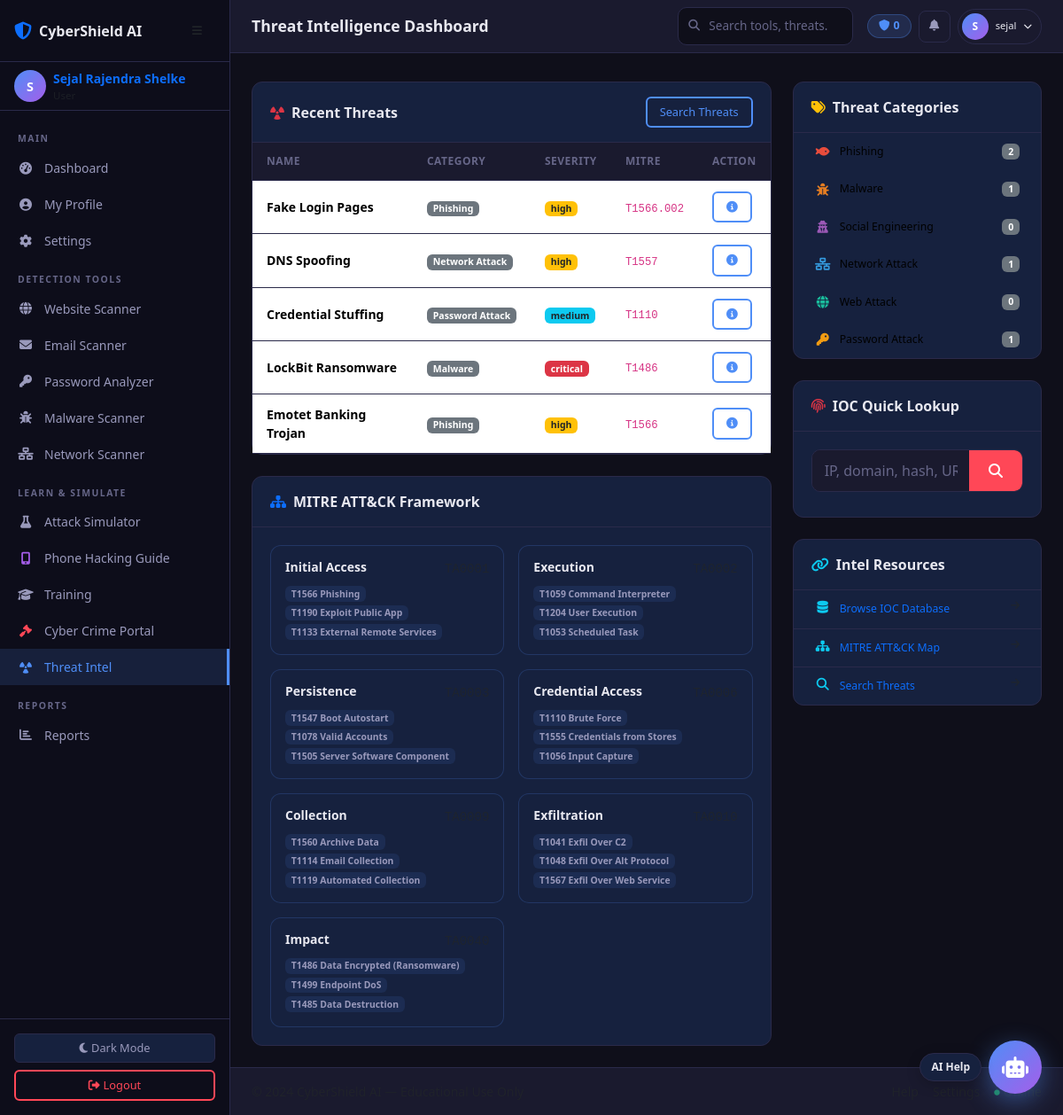
The app's page /threat/ (signed in) with its own data.
### models/user.py (models this page shows, shortened)
class User(UserMixin, db.Model):
    __tablename__ = 'users'
    id = db.Column(db.Integer, primary_key=True)
    username = db.Column(db.String(80), unique=True, nullable=False, index=True)
    email = db.Column(db.String(120), unique=True, nullable=False, index=True)
    full_name = db.Column(db.String(150))
    password_hash = db.Column(db.String(256), nullable=False)
    role_id = db.Column(db.Integer, db.ForeignKey('roles.id'), nullable=False)
    is_active = db.Column(db.Boolean, default=True)
    is_verified = db.Column(db.Boolean, default=False)
    otp_secret = db.Column(db.String(32))
    otp_expiry = db.Column(db.DateTime)
    avatar = db.Column(db.String(200), default='default_avatar.png')
    bio = db.Column(db.Text)
    created_at = db.Column(db.DateTime, default=datetime.utcnow)
    last_login = db.Column(db.DateTime)
    login_count = db.Column(db.Integer, default=0)
    cyber_score = db.Column(db.Integer, default=0)
    training_progress = db.Column(db.Integer, default=0)
    scan_history = db.relationship('ScanHistory', backref='user', lazy='dynamic', cascade='all, delete-orphan')
    audit_logs = db.relationship('AuditLog', backref='user', lazy='dynamic', cascade='all, delete-orphan')
    quiz_results = db.relationship('QuizResult', backref='user', lazy='dynamic', cascade='all, delete-orphan')
    certificates = db.relationship('Certificate', backref='user', lazy='dynamic', cascade='all, delete-orphan')
    def is_admin(self):
        return self.role.name == 'admin'

### models/threat.py (models this page shows, shortened)
class Threat(db.Model):
    __tablename__ = 'threats'
    id = db.Column(db.Integer, primary_key=True)
    category_id = db.Column(db.Integer, db.ForeignKey('threat_categories.id'))
    name = db.Column(db.String(200), nullable=False)
    description = db.Column(db.Text)
    severity = db.Column(db.String(20))  # low, medium, high, critical
    mitre_technique = db.Column(db.String(50))
    mitre_tactic = db.Column(db.String(100))
    ioc_type = db.Column(db.String(50))
    ioc_value = db.Column(db.Text)
    source = db.Column(db.String(200))
    is_active = db.Column(db.Boolean, default=True)
    created_at = db.Column(db.DateTime, default=datetime.utcnow)
    updated_at = db.Column(db.DateTime, default=datetime.utcnow, onupdate=datetime.utcnow)

class ThreatCategory(db.Model):
    __tablename__ = 'threat_categories'
    id = db.Column(db.Integer, primary_key=True)
    name = db.Column(db.String(100), unique=True, nullable=False)
    description = db.Column(db.Text)
    icon = db.Column(db.String(50))
    color = db.Column(db.String(20))
    threats = db.relationship('Threat', backref='category', lazy='dynamic')

### routes/threat.py (the view)
@threat_bp.route('/')
@login_required
def index():
    categories = ThreatCategory.query.all()
    recent_threats = Threat.query.filter_by(is_active=True).order_by(Threat.created_at.desc()).limit(10).all()
    return render_template('threat/index.html', categories=categories, recent_threats=recent_threats, mitre_tactics=MITRE_TACTICS)

### templates/threat/index.html (shortened to what this page needs)
{% extends 'base.html' %}
{% block page_title %}Threat Intelligence Dashboard{% endblock %}
{% block content %}
<div class="row g-4">
  <div class="col-xl-8">
    <div class="card mb-4">
      <div class="card-header d-flex justify-content-between align-items-center">
        <span><i class="fas fa-radiation me-2 text-danger"></i>Recent Threats</span>
        <a href="{{ url_for('threat.search') }}" class="btn btn-sm btn-outline-primary">Search Threats</a>
      </div>
      <div class="card-body p-0">
        <div class="table-responsive">
          <table class="table mb-0">
            <thead><tr><th>Name</th><th>Category</th><th>Severity</th><th>MITRE</th><th>Action</th></tr></thead>
            <tbody>
              {% for threat in recent_threats %}
              <tr>
                <td class="fw-semibold small">{{ threat.name }}</td>
                <td><span class="badge bg-secondary">{{ threat.category.name if threat.category else '-' }}</span></td>
                <td>
                  <span class="badge {% if threat.severity == 'critical' %}bg-danger{% elif threat.severity == 'high' %}bg-warning text-dark{% elif threat.severity == 'medium' %}bg-info text-dark{% else %}bg-secondary{% endif %}">
                    {{ threat.severity or 'unknown' }}
                  </span>
                </td>
                <td><code class="small">{{ threat.mitre_technique or '-' }}</code></td>
                <td>
                  <a href="{{ url_for('threat.explain', threat_type=threat.name) }}" class="btn btn-sm btn-outline-primary">
                    <i class="fas fa-info-circle"></i>
                  </a>
                </td>
              </tr>
              {% else %}
              <tr><td colspan="5" class="text-center text-muted py-4">No threats in database yet.</td></tr>
              {% endfor %}
            </tbody>
          </table>
        </div>
      </div>
    </div>
    <div class="card">
      <div class="card-header"><i class="fas fa-sitemap me-2 text-primary"></i>MITRE ATT&CK Framework</div>
      <div class="card-body">
        <div class="row g-3">
          {% for tactic in mitre_tactics %}
          <div class="col-md-6">
            <div class="card" style="border-color:rgba(79,142,247,0.2)">
              <div class="card-body p-3">
                <div class="d-flex justify-content-between align-items-start mb-2">
                  <h6 class="fw-bold mb-0 small">{{ tactic.name }}</h6>
                  <code class="small text-muted">{{ tactic.id }}</code>
                </div>
                <div class="d-flex flex-wrap gap-1">
                  {% for tech in tactic.techniques %}
                  <span class="badge" style="background:rgba(79,142,247,0.1);color:var(--text-secondary);font-size:0.65rem">{{ tech }}</span>
                  {% endfor %}
                </div>
              </div>
            </div>
          </div>
          {% endfor %}
        </div>
      </div>
    </div>
  </div>
  <div class="col-xl-4">
    <div class="card mb-4">
      <div class="card-header"><i class="fas fa-tags me-2 text-warning"></i>Threat Categories</div>
      <div class="card-body p-0">
        {% for cat in categories %}
        <button type="button"
          class="check-item px-4 w-100 border-0 bg-transparent text-start category-btn"
          style="padding:12px 16px;display:flex;align-items:center;cursor:pointer"
          data-category="{{ cat.name }}">
          <i class="fas {{ cat.icon }} nav-icon" style="color:{{ cat.color }}"></i>
          <span class="small">{{ cat.name }}</span>
          <span class="ms-auto badge bg-secondary">{{ cat.threats.count() }}</span>
        </button>
        {% endfor %}
      </div>
    </div>
    <div class="card mb-4">
      <div class="card-header"><i class="fas fa-fingerprint me-2 text-danger"></i>IOC Quick Lookup</div>
      <div class="card-body">
        <div class="input-group mb-2">
          <input type="text" id="iocValue" class="form-control" placeholder="IP, domain, hash, URL...">
          <button class="btn btn-danger" onclick="checkIOC()"><i class="fas fa-search"></i></button>
        </div>
      </div>
    </div>
    <div class="card">
      <div class="card-header"><i class="fas fa-link me-2 text-info"></i>Intel Resources</div>
      <div class="card-body p-0">
        {% for icon, label, url in [
          ('fa-database', 'Browse IOC Database', '/threat/ioc'),
          ('fa-sitemap', 'MITRE ATT&CK Map', '/threat/mitre'),
          ('fa-search', 'Search Threats', '/threat/search'),
        ] %}
        <a href="{{ url }}" class="check-item px-4 text-decoration-none" style="padding:12px 16px;display:flex">
          <i class="fas {{ icon }} text-info nav-icon"></i>
          <span class="small">{{ label }}</span>
          <i class="fas fa-arrow-right ms-auto text-muted" style="font-size:0.7rem"></i>
        </a>
        {% endfor %}
      </div>
    </div>
  </div>
</div>
{% endblock %}

### templates/base.html (shortened to what this page needs)
<!DOCTYPE html>
<html lang="en" data-theme="dark">
<head>
  <link rel="stylesheet" href="https://cdnjs.cloudflare.com/ajax/libs/bootstrap/5.3.2/css/bootstrap.min.css">
  <link rel="stylesheet" href="https://cdnjs.cloudflare.com/ajax/libs/font-awesome/6.5.0/css/all.min.css">
  <link rel="stylesheet" href="https://cdnjs.cloudflare.com/ajax/libs/animate.css/4.1.1/animate.min.css">
  <link rel="stylesheet" href="{{ url_for('static', filename='css/main.css') }}">
</head>
<body>
{% if current_user.is_authenticated %}
<aside class="sidebar" id="sidebar" aria-label="Main navigation">
  <div class="sidebar-brand">
    <a href="{{ url_for('dashboard.index') }}" class="d-flex align-items-center text-decoration-none">
      <i class="fas fa-shield-halved fa-lg me-2 text-primary"></i>
      <span class="brand-text fw-bold">CyberShield AI</span>
    </a>
    <button class="btn btn-sm sidebar-toggle ms-auto" id="sidebarToggle" aria-label="Toggle sidebar">
      <i class="fas fa-bars"></i>
    </button>
  </div>
  <div class="sidebar-user px-3 py-2">
    <a href="{{ url_for('auth.profile') }}" class="d-flex align-items-center text-decoration-none sidebar-user-link">
      <div class="user-avatar me-2">
        <span class="avatar-circle">{{ current_user.username[0] | upper }}</span>
      </div>
      <div class="user-info">
        <div class="fw-semibold small text-truncate">{{ current_user.full_name or current_user.username }}</div>
        <div class="text-muted" style="font-size:0.72rem">{{ current_user.role.name | title }}</div>
      </div>
    </a>
  </div>
  <nav class="sidebar-nav mt-2">
    <div class="nav-section-label">MAIN</div>
    <a href="{{ url_for('dashboard.index') }}" class="nav-item {% if request.endpoint and 'dashboard' in request.endpoint %}active{% endif %}" data-bs-toggle="tooltip" data-bs-placement="right" title="Dashboard">
      <i class="fas fa-gauge-high nav-icon"></i><span>Dashboard</span>
    </a>
    <a href="{{ url_for('auth.profile') }}" class="nav-item {% if request.endpoint == 'auth.profile' %}active{% endif %}" data-bs-toggle="tooltip" data-bs-placement="right" title="My Profile">
      <i class="fas fa-user-circle nav-icon"></i><span>My Profile</span>
    </a>
    <a href="{{ url_for('auth.settings') }}" class="nav-item {% if request.endpoint == 'auth.settings' %}active{% endif %}" data-bs-toggle="tooltip" data-bs-placement="right" title="Settings">
      <i class="fas fa-gear nav-icon"></i><span>Settings</span>
    </a>
    <div class="nav-section-label mt-2">DETECTION TOOLS</div>
    <a href="{{ url_for('website.index') }}" class="nav-item {% if request.endpoint and 'website' in request.endpoint %}active{% endif %}">
      <i class="fas fa-globe nav-icon"></i><span>Website Scanner</span>
    </a>
    <a href="{{ url_for('email.index') }}" class="nav-item {% if request.endpoint and 'email' in request.endpoint %}active{% endif %}">
      <i class="fas fa-envelope nav-icon"></i><span>Email Scanner</span>
    </a>
    <a href="{{ url_for('password.index') }}" class="nav-item {% if request.endpoint and 'password' in request.endpoint %}active{% endif %}">
      <i class="fas fa-key nav-icon"></i><span>Password Analyzer</span>
    </a>
    <a href="{{ url_for('malware.index') }}" class="nav-item {% if request.endpoint and 'malware' in request.endpoint %}active{% endif %}">
      <i class="fas fa-bug nav-icon"></i><span>Malware Scanner</span>
    </a>
    <a href="{{ url_for('network.index') }}" class="nav-item {% if request.endpoint and 'network' in request.endpoint %}active{% endif %}">
      <i class="fas fa-network-wired nav-icon"></i><span>Network Scanner</span>
    </a>
    <div class="nav-section-label mt-2">LEARN & SIMULATE</div>
    <a href="{{ url_for('simulation.index') }}" class="nav-item {% if request.endpoint and 'simulation' in request.endpoint and request.endpoint != 'simulation.phone_hacking' %}active{% endif %}">
      <i class="fas fa-flask nav-icon"></i><span>Attack Simulator</span>
    </a>
    <a href="{{ url_for('simulation.phone_hacking') }}" class="nav-item {% if request.endpoint == 'simulation.phone_hacking' %}active{% endif %}">
      <i class="fas fa-mobile-screen-button nav-icon" style="color:var(--accent-purple)"></i><span>Phone Hacking Guide</span>
    </a>
    <a href="{{ url_for('training.index') }}" class="nav-item {% if request.endpoint and 'training' in request.endpoint and request.endpoint != 'training.cybercrime' %}active{% endif %}">
      <i class="fas fa-graduation-cap nav-icon"></i><span>Training</span>
    </a>
    <a href="{{ url_for('training.cybercrime') }}" class="nav-item {% if request.endpoint == 'training.cybercrime' %}active{% endif %}">
      <i class="fas fa-gavel nav-icon" style="color:var(--accent-danger)"></i><span>Cyber Crime Portal</span>
    </a>
    <a href="{{ url_for('threat.index') }}" class="nav-item {% if request.endpoint and 'threat' in request.endpoint %}active{% endif %}">
      <i class="fas fa-radiation nav-icon"></i><span>Threat Intel</span>
    </a>
    <div class="nav-section-label mt-2">REPORTS</div>
    <a href="{{ url_for('reports.index') }}" class="nav-item {% if request.endpoint and 'reports' in request.endpoint %}active{% endif %}">
      <i class="fas fa-chart-bar nav-icon"></i><span>Reports</span>
    </a>
  </nav>
  <div class="sidebar-footer">
    <button class="btn btn-sm w-100 mb-2 theme-toggle" id="themeToggle" title="Toggle dark/light mode">
      <i class="fas fa-moon me-1"></i><span>Dark Mode</span>
    </button>
    <a href="{{ url_for('auth.logout') }}" class="btn btn-sm btn-outline-danger w-100">
      <i class="fas fa-sign-out-alt me-1"></i>Logout
    </a>
  </div>
</aside>
<div class="main-content" id="mainContent">
{% else %}
<div class="full-page">
{% endif %}
  {% if current_user.is_authenticated %}
  <header class="top-navbar">
    <div class="d-flex align-items-center gap-2 flex-grow-1">
      <div class="navbar-title-group">
        <span class="page-title">{% block page_title %}{% endblock %}</span>
      </div>
    </div>
    <div class="navbar-search d-none d-md-flex">
      <input type="search" id="globalSearch" class="form-control form-control-sm" placeholder="Search tools, threats..." autocomplete="off">
    </div>
    <div class="navbar-actions d-flex align-items-center gap-2">
      <span class="badge cyber-score-badge d-none d-sm-inline-flex" data-bs-toggle="tooltip" title="Your cyber security score">
        <i class="fas fa-shield me-1"></i>{{ current_user.cyber_score }}
      </span>
      <div class="dropdown">
        <button class="btn btn-sm btn-icon position-relative" id="notifBtn" data-bs-toggle="dropdown" aria-expanded="false" aria-label="Notifications">
          <i class="fas fa-bell"></i>
        </button>
      </div>
      <div class="dropdown">
        <button class="btn btn-sm profile-btn" data-bs-toggle="dropdown" aria-expanded="false">
          <span class="avatar-circle sm">{{ current_user.username[0] | upper }}</span>
          <span class="d-none d-md-inline small ms-1">{{ current_user.username }}</span>
          <i class="fas fa-chevron-down ms-1" style="font-size:0.6rem"></i>
        </button>
      </div>
    </div>
  </header>
  {% endif %}
  <div class="flash-container px-4 pt-2" id="flashContainer">
  </div>
  <main class="page-content">
    {% block content %}{% endblock %}
  </main>
  {% if current_user.is_authenticated %}
  <footer class="app-footer">
    <div class="d-flex justify-content-between align-items-center flex-wrap gap-2">
      <span class="small text-muted">© 2024 CyberShield AI — Educational Use Only</span>
      <div class="d-flex gap-3 small">
        <a href="#" class="text-muted text-decoration-none" onclick="CyberShield.openAIChat(); return false;">Help</a>
        <a href="{{ url_for('auth.settings') }}" class="text-muted text-decoration-none">Settings</a>
        <span class="text-muted"><i class="fas fa-circle text-success me-1" style="font-size:0.4rem;vertical-align:middle"></i>Online</span>
      </div>
    </div>
  </footer>
  {% endif %}
</div>
{% if current_user.is_authenticated %}
<div class="ai-chat-widget" id="aiChatWidget">
  <button type="button" class="ai-chat-fab" id="aiChatFab" aria-label="Open AI Assistant" title="AI Assistant">
    <i class="fas fa-robot"></i>
    <span class="ai-chat-fab-label">AI Help</span>
  </button>
</div>
{% endif %}
</body>
</html>

### records on screen
User: username "S", full_name "Sejal Rajendra Shelke", cyber_score "0", username "sejal"
Threat: name "Fake Login Pages", category "Phishing", severity "high", mitre_technique "T1566.002"
Threat: name "DNS Spoofing", category "Network Attack", severity "high", mitre_technique "T1557"
Threat: name "Credential Stuffing", category "Password Attack", severity "medium", mitre_technique "T1110"
Threat: name "LockBit Ransomware", category "Malware", severity "critical", mitre_technique "T1486"
Threat: name "Emotet Banking Trojan", category "Phishing", severity "high", mitre_technique "T1566"
ThreatCategory: name "Phishing", threats.count "2"
ThreatCategory: name "Malware", threats.count "1"
ThreatCategory: name "Social Engineering", threats.count "0"
ThreatCategory: name "Network Attack", threats.count "1"
ThreatCategory: name "Web Attack", threats.count "0"
ThreatCategory: name "Password Attack", threats.count "1"

### other values on screen
{{ tactic.name }} "Initial Access" "Execution" "Persistence" "Credential Access" "Collection" "Exfiltration" "Impact"
{{ tech }} "T1566 Phishing" "T1190 Exploit Public App" "T1133 External Remote Services" "T1059 Command Interpreter" "T1204 User Execution" "T1053 Scheduled Task" "T1547 Boot Autostart" "T1078 Valid Accounts" "T1505 Server Software Component" "T1110 Brute Force" "T1555 Credentials from Stores" "T1056 Input Capture" "T1560 Archive Data" "T1114 Email Collection" "T1119 Automated Collection" "T1041 Exfil Over C2" "T1048 Exfil Over Alt Protocol" "T1567 Exfil Over Web Service" "T1486 Data Encrypted (Ransomware)" "T1499 Endpoint DoS" "T1485 Data Destruction"
{{ label }} "Browse IOC Database" "MITRE ATT&CK Map" "Search Threats"
